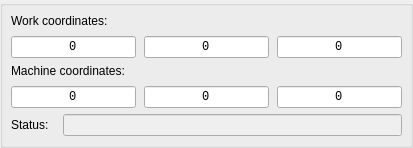
           <widget class="QGroupBox" name="grpState">
            <property name="overrided" stdset="0">
             <bool>false</bool>
            </property>
            <layout class="QVBoxLayout" name="verticalLayout_6">
             <property name="leftMargin">
              <number>8</number>
             </property>
             <property name="topMargin">
              <number>8</number>
             </property>
             <property name="rightMargin">
              <number>8</number>
             </property>
             <property name="bottomMargin">
              <number>9</number>
             </property>
             <item>
              <layout class="QVBoxLayout" name="verticalLayout_4">
               <property name="spacing">
                <number>8</number>
               </property>
               <item>
                <layout class="QHBoxLayout" name="horizontalLayout_9">
                 <item>
                  <widget class="QLabel" name="label">
                   <property name="text">
                    <string>Work coordinates:</string>
                   </property>
                  </widget>
                 </item>
                </layout>
               </item>
               <item>
                <layout class="QHBoxLayout" name="horizontalLayout_8">
                 <property name="spacing">
                  <number>8</number>
                 </property>
                 <item>
                  <widget class="QLineEdit" name="txtWPosX">
                   <property name="sizePolicy">
                    <sizepolicy hsizetype="Expanding" vsizetype="Fixed">
                     <horstretch>0</horstretch>
                     <verstretch>0</verstretch>
                    </sizepolicy>
                   </property>
                   <property name="minimumSize">
                    <size>
                     <width>0</width>
                     <height>0</height>
                    </size>
                   </property>
                   <property name="font">
                    <font>
                     <family>Consolas</family>
                    </font>
                   </property>
                   <property name="toolTip">
                    <string>X</string>
                   </property>
                   <property name="styleSheet">
                    <string notr="true"/>
                   </property>
                   <property name="text">
                    <string>0</string>
                   </property>
                   <property name="alignment">
                    <set>Qt::AlignCenter</set>
                   </property>
                   <property name="readOnly">
                    <bool>true</bool>
                   </property>
                  </widget>
                 </item>
                 <item>
                  <widget class="QLineEdit" name="txtWPosY">
                   <property name="sizePolicy">
                    <sizepolicy hsizetype="Expanding" vsizetype="Fixed">
                     <horstretch>0</horstretch>
                     <verstretch>0</verstretch>
                    </sizepolicy>
                   </property>
                   <property name="font">
                    <font>
                     <family>Consolas</family>
                    </font>
                   </property>
                   <property name="toolTip">
                    <string>Y</string>
                   </property>
                   <property name="text">
                    <string>0</string>
                   </property>
                   <property name="alignment">
                    <set>Qt::AlignCenter</set>
                   </property>
                   <property name="readOnly">
                    <bool>true</bool>
                   </property>
                  </widget>
                 </item>
                 <item>
                  <widget class="QLineEdit" name="txtWPosZ">
                   <property name="sizePolicy">
                    <sizepolicy hsizetype="Expanding" vsizetype="Fixed">
                     <horstretch>0</horstretch>
                     <verstretch>0</verstretch>
                    </sizepolicy>
                   </property>
                   <property name="font">
                    <font>
                     <family>Consolas</family>
                    </font>
                   </property>
                   <property name="toolTip">
                    <string>Z</string>
                   </property>
                   <property name="text">
                    <string>0</string>
                   </property>
                   <property name="alignment">
                    <set>Qt::AlignCenter</set>
                   </property>
                   <property name="readOnly">
                    <bool>true</bool>
                   </property>
                  </widget>
                 </item>
                </layout>
               </item>
              </layout>
             </item>
             <item>
              <layout class="QVBoxLayout" name="verticalLayout_5">
               <property name="spacing">
                <number>8</number>
               </property>
               <item>
                <layout class="QHBoxLayout" name="horizontalLayout_10">
                 <item>
                  <widget class="QLabel" name="label_2">
                   <property name="text">
                    <string>Machine coordinates:</string>
                   </property>
                  </widget>
                 </item>
                </layout>
               </item>
               <item>
                <layout class="QHBoxLayout" name="horizontalLayout_11">
                 <property name="spacing">
                  <number>8</number>
                 </property>
                 <item>
                  <widget class="QLineEdit" name="txtMPosX">
                   <property name="font">
                    <font>
                     <family>Consolas</family>
                    </font>
                   </property>
                   <property name="toolTip">
                    <string>X</string>
                   </property>
                   <property name="text">
                    <string>0</string>
                   </property>
                   <property name="alignment">
                    <set>Qt::AlignCenter</set>
                   </property>
                   <property name="readOnly">
                    <bool>true</bool>
                   </property>
                  </widget>
                 </item>
                 <item>
                  <widget class="QLineEdit" name="txtMPosY">
                   <property name="font">
                    <font>
                     <family>Consolas</family>
                    </font>
                   </property>
                   <property name="toolTip">
                    <string>Y</string>
                   </property>
                   <property name="text">
                    <string>0</string>
                   </property>
                   <property name="alignment">
                    <set>Qt::AlignCenter</set>
                   </property>
                   <property name="readOnly">
                    <bool>true</bool>
                   </property>
                  </widget>
                 </item>
                 <item>
                  <widget class="QLineEdit" name="txtMPosZ">
                   <property name="font">
                    <font>
                     <family>Consolas</family>
                    </font>
                   </property>
                   <property name="toolTip">
                    <string>Z</string>
                   </property>
                   <property name="text">
                    <string>0</string>
                   </property>
                   <property name="alignment">
                    <set>Qt::AlignCenter</set>
                   </property>
                   <property name="readOnly">
                    <bool>true</bool>
                   </property>
                  </widget>
                 </item>
                </layout>
               </item>
              </layout>
             </item>
             <item>
              <layout class="QFormLayout" name="formLayout">
               <property name="horizontalSpacing">
                <number>14</number>
               </property>
               <item row="0" column="0">
                <widget class="QLabel" name="Label">
                 <property name="text">
                  <string>Status:</string>
                 </property>
                </widget>
               </item>
               <item row="0" column="1">
                <widget class="QLineEdit" name="txtStatus">
                 <property name="enabled">
                  <bool>false</bool>
                 </property>
                 <property name="styleSheet">
                  <string notr="true">QLineEdit {color: palette(text);}</string>
                 </property>
                 <property name="alignment">
                  <set>Qt::AlignCenter</set>
                 </property>
                 <property name="readOnly">
                  <bool>true</bool>
                 </property>
                 <property name="status" stdset="0">
                  <string/>
                 </property>
                </widget>
               </item>
              </layout>
             </item>
            </layout>
           </widget>
